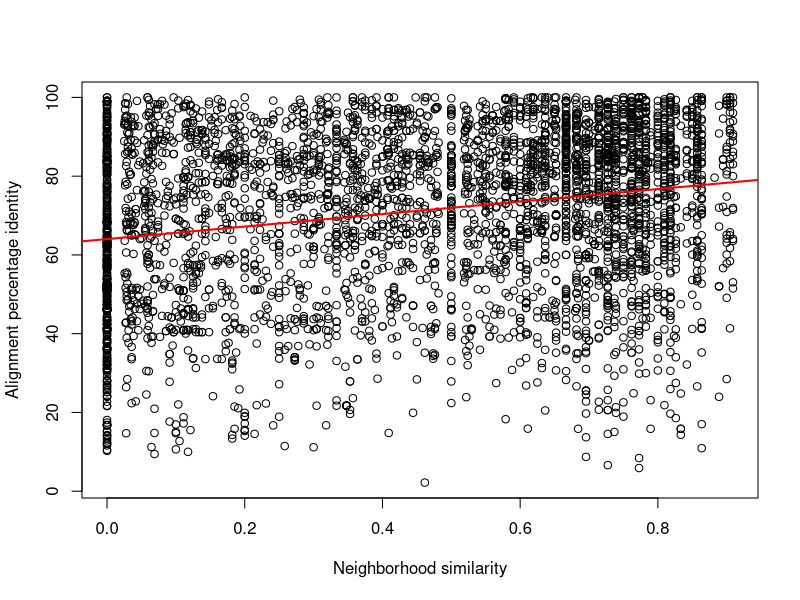

Here is the R script that generated this plot:
a <- read.table("homosapiens_feliscatus_ortho.txt", header=F)

lmmod = lm(a[,4]~a[,3])
pdf("correlationPlot.pdf")
plot(a[,3], a[,4], xlab="Neighborhood similarity", ylab="Alignment percentage identity")
abline(a=lmmod$coefficients[1], b=lmmod$coefficients[2], col='red', lwd=2)
dev.off()

summary(lmmod)
lmmod$coefficients
